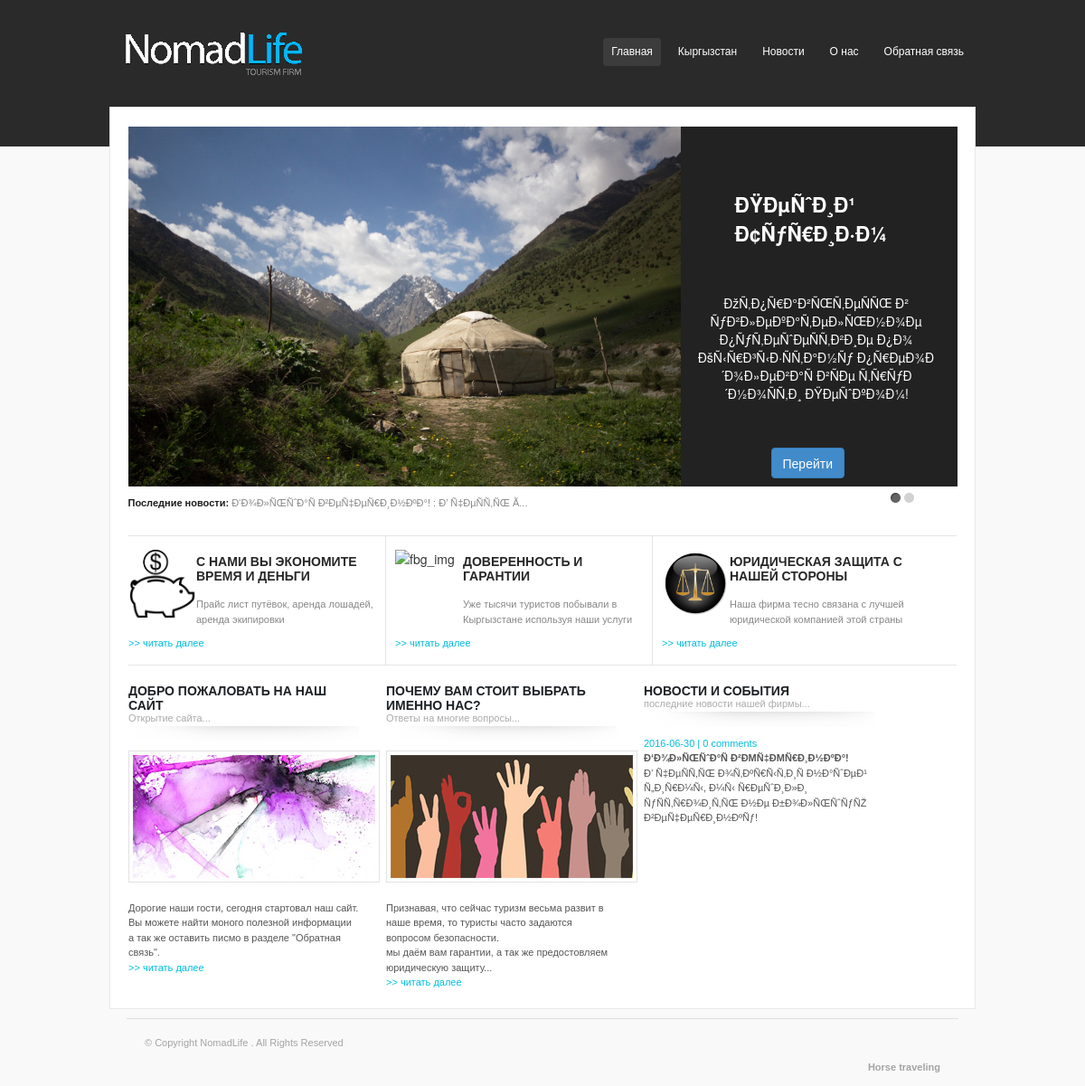
The page / on the database its author committed.
### tables this page shows
CREATE TABLE `slider_items` (
  `id` int(11) NOT NULL,
  `image` varchar(255) NOT NULL,
  `title` varchar(255) NOT NULL,
  `content` text NOT NULL,
  `link` varchar(255) NOT NULL
);

CREATE TABLE `events` (
  `id` int(11) NOT NULL,
  `title` varchar(255) NOT NULL,
  `description` varchar(255) NOT NULL,
  `date` varchar(255) NOT NULL
);

### index.php (called while the page is built, shortened)
<?php
require_once(get_include_path().'/database/database.php');
include(get_include_path().'/views/header.php');
Routing::StartListeningRequest();
include(get_include_path().'/views/footer.php');

### lib/Render.php (called while the page is built)
<?php
class Render
{
    public static function RenderMenu($model)
    {
        return include_once(get_include_path().'/models/'.$model.'.php');
    }
}

### lib/Routing.php (called while the page is built)
<?php
require_once(get_include_path().'/lib/Render.php');
class Routing
{
    public static function StartListeningRequest()
    {
        Render::RenderMenu(isset($_REQUEST['action']) ? $_REQUEST['action'] : 'main');
    }
}

### database/database.php (called while the page is built, shortened)
<?php
class database
{
    private static $con;
    public static function Connect()
    {
        if (self::$con != null) {
            return self::$con;
        } else {
            self::$con = mysqli_connect(DB_HOST, DB_USER, DB_PASS, DB_NAME);
            return self::$con;
        }
    }
    public static function GetAllSliderItems()
    {
        $query = "SELECT * FROM slider_items WHERE 1";
        $result = mysqli_query(self::Connect(), $query);
        $n = mysqli_num_rows($result);
        $items = array();
        for ($i = 0; $i < $n; $i++) {
            $row = mysqli_fetch_assoc($result);
            $items[$i] = $row;
        }
        return $items;
    }
    public static function GetAllEvents()
    {
        $query = "SELECT * FROM events WHERE 1";
        $result = mysqli_query(self::Connect(), $query);
        $n = mysqli_num_rows($result);
        $events = array();
        for($i=0; $i<$n; $i++)
        {
            $row = mysqli_fetch_assoc($result);
            $events[$i] = $row;
        }
        return $events;
    }
}

### models/main.php (the view, shortened to what this page needs)
<?php
$allItems = database::GetAllSliderItems();
$allEvents = database::GetAllEvents();
?>
<div class="header_blog" id="header_block">
    <div id="slider">
        <div id="slideshow">
            <?php foreach($allItems as $item): ?>
            <div class="slider-item">
                <div class="slider_image" style="float: left"><img src="<?php echo($item['image']); ?>" alt="icon" width="612" height="398" border="0" /></div>
                <div class="slider_conteiner">
                    <p class="slider_title"><b><?php echo($item['title']); ?></b></p>
                    <p class="slider_content"><?php echo($item['content']) ?></p>
                    <p class="slider_button"><a href="<?php echo($item['link']); ?>" class="btn btn-primary">Перейти</a></p>
                </div>
            </div>
            <?php endforeach; ?>
        </div>
        <div class="controls-center">
            <div id="slider_controls">
                <h2><strong>Последние новости:</strong> <?php echo($allEvents[0]['title']); ?> : <?php echo(substr($allEvents[0]['description'], 0, 30).'...'); ?></h2>
                <ul id="slider_nav">
                    <?php foreach($allItems as $item): ?>
                    <li><a href="#"></a></li>
                    <?php endforeach; ?>
                </ul>
            </div>
        </div>
    </div>
    <div class="FBG">
        <div class="bloga"> <img src="/<?php echo URL_PREFIX; ?>resources/images/fbg_1.png" alt="fbg_img" width="75" height="75" />
            <h2>С нами вы экономите время и деньги</h2>
            <p>Прайс лист путёвок, аренда лошадей, аренда экипировки</p>
            <p><a href="#">&gt;&gt; читать далее</a></p>
        </div>
        <div class="bloga"> <img src="/<?php echo URL_PREFIX; ?>resources/images/fbg_2.png" alt="fbg_img" width="75" height="65" />
            <h2>Доверенность и Гарантии</h2>
            <p>Уже тысячи туристов побывали в Кыргызстане используя наши услуги </p>
            <p><a href="#">&gt;&gt; читать далее</a></p>
        </div>
        <div class="bloga last"> <img src="/<?php echo URL_PREFIX; ?>resources/images/fbg_3.jpg" alt="fbg_img" width="75" height="75" />
            <h2>Юридическая защита с нашей стороны</h2>
            <p>Наша фирма тесно связана с лучшей юридической компанией этой страны </p>
            <p><a href="#">&gt;&gt; читать далее</a></p>
        </div>
    </div>
    <div class="body">
        <div class="port">
            <h2>Добро пожаловать на наш сайт<br />
                <span>Открытие сайта...</span></h2>
            <img src="/<?php echo URL_PREFIX; ?>resources/images/img_1.jpg" alt="picture" width="278" height="146" />
            <p>Дорогие наши гости, сегодня стартовал наш сайт. Вы можете найти моного полезной информации а так же оставить писмо в разделе "Обратная связь". <br />
                <a href="#">&gt;&gt; читать далее </a></p>
        </div>
        <div class="port">
            <h2>Почему вам стоит выбрать именно нас?<br />
                <span>Ответы на многие вопросы...</span></h2>
            <img src="/<?php echo URL_PREFIX; ?>resources/images/img_2.jpg" alt="picture" width="278" height="146" />
            <p>Признавая, что сейчас туризм весьма развит в наше время, то туристы часто задаются вопросом безопасности. <br />
                мы даём вам гарантии, а так же предостовляем юридическую защиту... <br />
                <a href="#">&gt;&gt; читать далее </a></p>
        </div>
        <div class="port">
            <h2>Новости и события<br />
                <span>последние новости нашей фирмы...</span></h2>
            <?php foreach($allEvents as $event): ?>
            <p><a href="#"><?php echo($event['date']); ?> | 0 comments</a><br />
                <span><?php echo($event['title']); ?></span><br />
                <?php echo($event['description']); ?> </p>
            <?php endforeach; ?>
        </div>
    </div>
</div>

### views/header.php (shortened to what this page needs)
<!DOCTYPE html PUBLIC "-//W3C//DTD XHTML 1.0 Transitional//EN" "http://www.w3.org/TR/xhtml1/DTD/xhtml1-transitional.dtd">
<html xmlns="http://www.w3.org/1999/xhtml">
<head>
    <link href="/<?php echo URL_PREFIX; ?>style/style.css" rel="stylesheet" type="text/css" />
    <link href="/<?php echo URL_PREFIX; ?>style/bootstrap.css" rel="stylesheet" type="text/css" />
</head>
<body>
<div class="main">
    <div class="header_resize">
        <div class="header">
            <div class="logo"><a href="index.html"><img src="/<?php echo URL_PREFIX; ?>resources/images/logo1.gif" width="234" height="118" border="0" alt="logo" /></a></div>
            <div class="menu">
                <ul>
                    <li><a href="/<?php echo URL_PREFIX; ?>" <?php if(!isset($_REQUEST['action'])) { echo 'class="active"'; $pageTitle = "Главная"; } ?>><span>Главная</span></a></li>
                    <li><a href="/<?php echo URL_PREFIX; ?>?action=kyrgyz" ><span>Кыргызстан</span></a></li>
                    <li><a href="/<?php echo URL_PREFIX; ?>?action=news" <?php if(isset($_REQUEST['action'])) { if($_REQUEST['action'] == 'news') { echo('class="active"'); $pageTitle = "Новости"; } } ?>><span>Новости</span></a></li>
                    <li><a href="/<?php echo URL_PREFIX; ?>?action=about" <?php if(isset($_REQUEST['action'])) { if($_REQUEST['action'] == 'about') { echo('class="active"'); $pageTitle = "О нас"; }} ?>><span> О нас </span></a></li>
                    <li><a href="/<?php echo URL_PREFIX; ?>?action=feedback" ><span> Обратная связь</span></a></li>
                </ul>
            </div>
        </div>
    </div>

### views/footer.php (shortened to what this page needs)
<div class="footer">
    <div class="footer_resize">
        <p class="leftt">&copy; Copyright NomadLife . All Rights Reserved<br />
        <p class="right"><strong> Horse traveling</strong></p>
    </div>
</div>
</div>
</body>
</html>

### rows shown on the page
slider_items: image (picture), title "ÐŸÐµÑˆÐ¸Ð¹ Ð¢ÑƒÑ€Ð¸Ð·Ð¼", content "ÐžÑ‚Ð¿Ñ€Ð°Ð²ÑŒÑ‚ÐµÑÑŒ Ð² ÑƒÐ²Ð»ÐµÐºÐ°Ñ‚ÐµÐ»ÑŒÐ½Ð¾Ðµ Ð¿ÑƒÑ‚ÐµÑˆÐµÑÑ‚Ð²Ð¸Ðµ Ð¿Ð¾ ÐšÑ‹Ñ€Ð³Ñ‹Ð·ÑÑ‚Ð°Ð½Ñƒ Ð¿Ñ€ÐµÐ¾Ð´Ð¾Ð»ÐµÐ²Ð°Ñ Ð²ÑÐµ Ñ‚Ñ€ÑƒÐ´Ð½Ð¾ÑÑ‚Ð¸ ÐŸÐµÑˆÐºÐ¾Ð¼!"
events: title "Ð‘Ð¾Ð»ÑŒÑˆÐ°Ñ Ð²ÐµÑ‡ÐµÑ€Ð¸Ð½ÐºÐ°!", description "Ð’ Ñ‡ÐµÑÑ‚ÑŒ Ã", date "2016-06-30", title "Ð‘Ð¾Ð»ÑŒÑˆÐ°Ñ Ð²ÐΜÑ‡ÐΜÑ€Ð¸Ð½ÐºÐ°!", description "Ð’ Ñ‡ÐµÑÑ‚ÑŒ Ð¾Ñ‚ÐºÑ€Ñ‹Ñ‚Ð¸Ñ Ð½Ð°ÑˆÐµÐ¹ Ñ„Ð¸Ñ€Ð¼Ñ‹, Ð¼Ñ‹ Ñ€ÐµÑˆÐ¸Ð»Ð¸ ÑƒÑÑ‚Ñ€Ð¾Ð¸Ñ‚ÑŒ Ð½Ðµ Ð±Ð¾Ð»ÑŒÑˆÑƒÑŽ Ð²ÐµÑ‡ÐµÑ€Ð¸Ð½ÐºÑƒ!"
